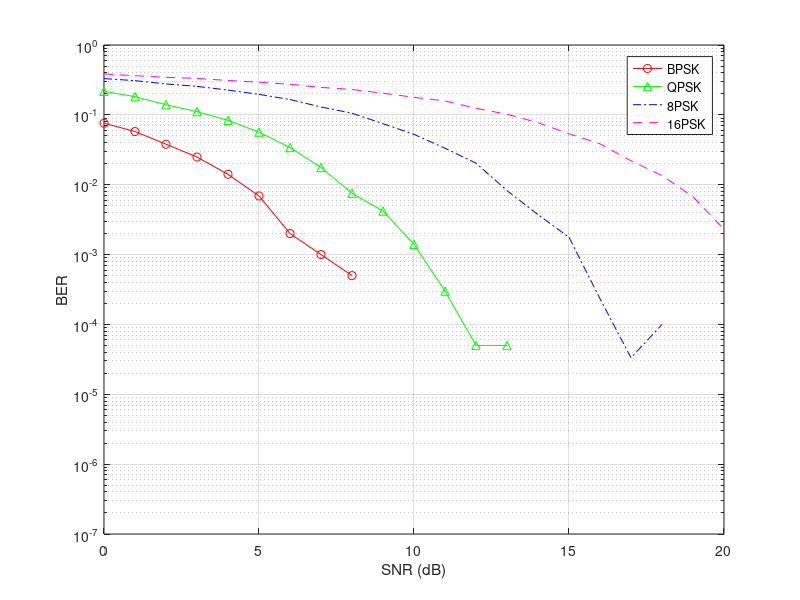

MATLAB code to generate this figure:
% M-PSK 錯誤率（向量通道）
% BPSK / QPSK / 8PSK / 16PSK 用 pskmod 調變、awgn 加雜訊、pskdemod 解調
% 輸出：錯誤率 vs. SNR
clear; clc;
Mtype = [2 4 8 16];
colors = {'r-o','g-^','b-.','m--'};
figure;
for i = 1:4
    M = Mtype(i);

    % k = log2(M);                       
    % bits = randi([0 1],1,10*k);     
    % s = bi2de(reshape(bits,k,[]).','left-msb');
    % x = pskmod(s,M,0);

    s = randi([0 M-1],1,10000);   
    x = pskmod(s,M,0);

    BER = zeros(1,21);
    for SNR = 0:20
        y = awgn(x,SNR); % awgn(signal,Es/N0)，Es=1(0dB)的時候對應到要加的雜訊
        s_hat = pskdemod(y,M,0);
        [~,ratio] = biterr(s,s_hat);
        BER(SNR+1) = ratio;
    end
    semilogy(0:20,BER,colors{i});
    hold on;
end
ylim([1e-7 1])
xlabel('SNR (dB)');
ylabel('BER');
grid;
legend('BPSK','QPSK','8PSK','16PSK');
